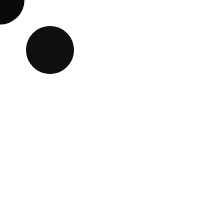
Frame 1 (no input)
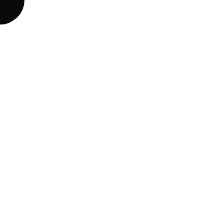
Frame 60 (no input)
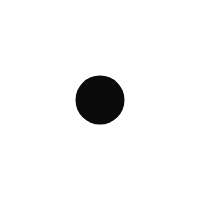
Frame 120 (the mouse pressed at the canvas centre since frame 60)

The p5.js sketch that drew these frames (run headless with seeded random() and noise() and a simulated clock; from frame 60 on, the mouse is pressed at the canvas centre):

// p5.js sketch
// ── sketch.js
let xpos = new Array(50).fill(50);
let ypos = new Array(50).fill(50);

function setup() {
	createCanvas(200, 200);
	//xpos.fill(0);
	//ypos.fill(0);
}

function draw() {
	background(255);

	// shift array values
	for (let i = 0; i < xpos.length-1; i++) {
		xpos[i] = xpos[i+1];
		ypos[i] = ypos[i+1];
	}

	// new location
	xpos[xpos.length - 1] = mouseX;
	ypos[ypos.length - 1] = mouseY;

	// draw everything
	for (let i = 0; i < xpos.length; i++) {
		noStroke();
		fill(255 -i*5);
		ellipse(xpos[i], ypos[i], i, i);
	}

}
